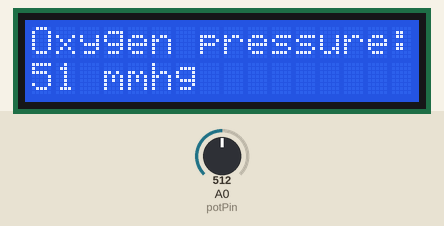
Recording of a sketch running on a simulated Arduino Uno, built with avr-gcc and run on an emulated ATmega328P. Shown: 16×2 character LCD. The test bench sets the inputs (shaded band); at power-on: A0 (potPin) = 512. What the sketch prints to the serial monitor is not drawn.

Above: at 1.2 s.
1.3 s: A0 (potPin) set to 105
At 2.4 s:
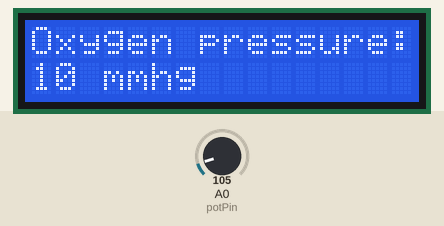
2.9 s: A0 (potPin) set to 91
At 3.6 s:
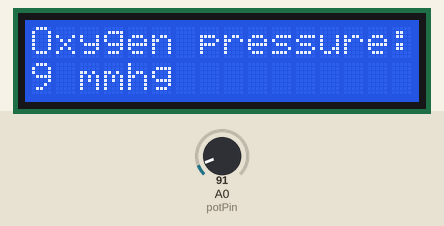
4.5 s: A0 (potPin) set to 122
At 5.6 s:
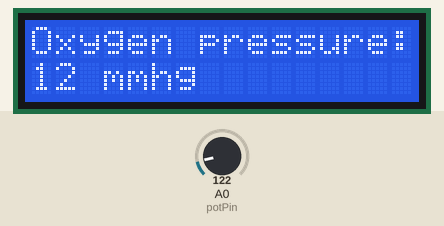
Timing chart, 0 to 7.5 s (numbered marks = the images above; inputs shaded):
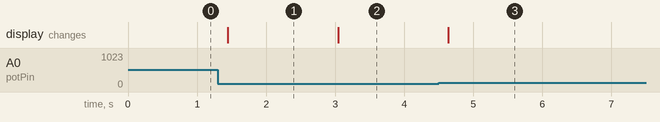

Measured:
- the behaviour switches between 100 and 99 on A0 (potPin) (found by bisection; images 1 and 2)
- after the input at 1.3 s, the display: changes after 0.15 s (image 1)
- after the input at 2.9 s, the display: changes after 0.14 s (image 2)
- after the input at 4.5 s, the display: changes after 0.13 s (image 3)

The sketch:

oxygen-pressure.ino
```cpp
#include <Wire.h>
#include <LiquidCrystal_I2C.h>

// Set the LCD address to 0x27 for a 16 chars and 2 line display
LiquidCrystal_I2C lcd(0x27, 16, 2);

// Define the pin where the potentiometer is connected
const int potPin = A0;

void setup() {
  // Initialize the LCD
  lcd.init();
  lcd.backlight();

  // Start the serial communication
  Serial.begin(9600);

  // Print an initial message to the LCD
  lcd.print("Oxygen pressure: ");
}

void loop() {
  // Read the value from the potentiometer
  int potValue = analogRead(potPin);

  // Print the value to the Serial Monitor
  Serial.print("Oxygen Pressure: ");
  Serial.print(potValue/10);
  Serial.println(" mmhg");

  // Display the potentiometer value on the LCD
  lcd.setCursor(0, 1); // Move cursor to the beginning of the second line

  lcd.print(potValue/10);
  lcd.println(" mmhg                          ");


  // Wait for a bit before reading again
  delay(100);
}
```
